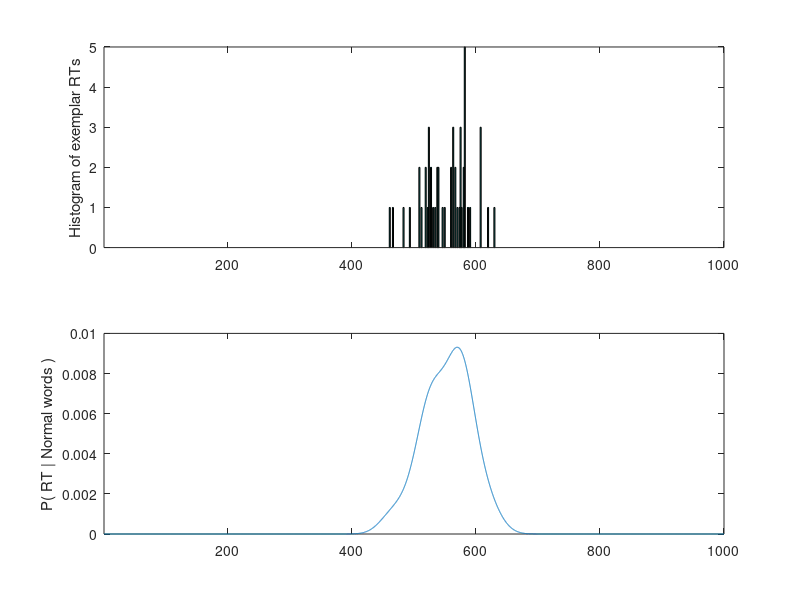

MATLAB code to generate this figure:
% Assume that we know the functional form of the response time (RT) 
% distribution for normal monosyllabic words. By having this assumption, we
% make our inference task easy: instead of inferring the entire RT 
% distribution, we simply have to infer one parameter (in this case, 𝜇) in 
% the distribution for this category. Therefore, this method is also known 
% as a parametric method.

% In this program, we are going to look at a method in which we can 
% estimate the entire category distribution without knowing the exact 
% functional form of the category distribution, which is also known as a 
% non-parametric method for categorization

% Intuitively, every time you observe the RT of a new normal monosyllabic 
% word, you know a little more about how the underlying distribution is 
% like. How do we add up these bits of knowledge across observations? We do
% this by proposing a "kernel” function, which captures the “knowledge” 
% from each observation. 

% Let’s start with a Gaussian kernel, which has the following form:
% k( t(j), y(i) ) = e^( -( t(j) - y(i) )^2 / 2h^2 )

% y(i) is the RT for observation i, for i = 1,2, … , N, and t(j) is the jth
% value in the RT space we consider for the normal word RT distribution, 
% where j = 1,2, … ,10000 in this simulation. ℎ is a window parameter that 
% controls the width of the Gaussian kernel.

% For now, we set 𝑁 = 50 as we will have 50 exemplar observations, and 
% h = 20. For the RT space, we make a vector T = 1:stepsize:1000, where 
% stepsize = 0.1. RTNorm.mat contains a vector, NormRT, which store the RT 
% data for 50 normal words.

clear all; 

% load exemplar RT inputs
load('RTNorm.mat')  ;           % 50 RT observations stored in NormalRT

% Define a range of possible feature values
stepsize = 0.1      ; % stepsize
T = 1:stepsize:1000 ; % from 0 to 1000ms (possible RT times we consider)

% Width of Gaussian kernel
h = 20 ; 

% ########################################################
% #####  NON-PARAMETRIC INFERENCE  WITH KERNEL METHOD#####
% ########################################################

% 1. Apply the Gaussian kernel for each observation
for i = 1:length(NormalRT)
    kernels(i,:) = normpdf(T, NormalRT(i), h) ;
end

% 2. Sum up kernel values over all observations
K = sum(kernels, 1) ; % proportional to the target RT distribution we want to infer

% 3. Normalization for P(RT|normal word category)
CatDist = K/sum(K*stepsize) ; % probability corresponds to each T's likelihood

% 4. Compute mean and SD of your inferred distribution (select one option below)
% option 1: use equations
CatMean1 = sum((T.*CatDist)*stepsize) ; % multiply value of random variable (possible RTs) by corresponding probability value in the distribution
CatVar1  = sum(((T-CatMean1).^2).*CatDist*stepsize) ; % uses squared difference between value of mu and expected value

% option 2: use sampling method
CatDistWeights = CatDist/sum(CatDist) ; % re-normalize category distribution to add up to 1
N = 10000 ; % num samples to draw
CatSample = randsample(T, N, true, CatDistWeights) ; % draw 10000 samples from T based on P(RT|normal word category)

CatMean2 = mean(CatSample) ;
CatVar2  = var( CatSample) ;

% ######################
% #####  PLOTTING  #####
% ######################
% Plotting parameters
figure;
bins = 100;
xrange = [min(T) max(T)];

% The sampled RTs
subplot(2,1,1);
hist(NormalRT,bins);
ylabel('Histogram of exemplar RTs');
xlim(xrange);

% plot P(RT|normal word category)
subplot(2,1,2);
plot(T, CatDist);
ylabel('P( RT | Normal words )');
xlim(xrange);



